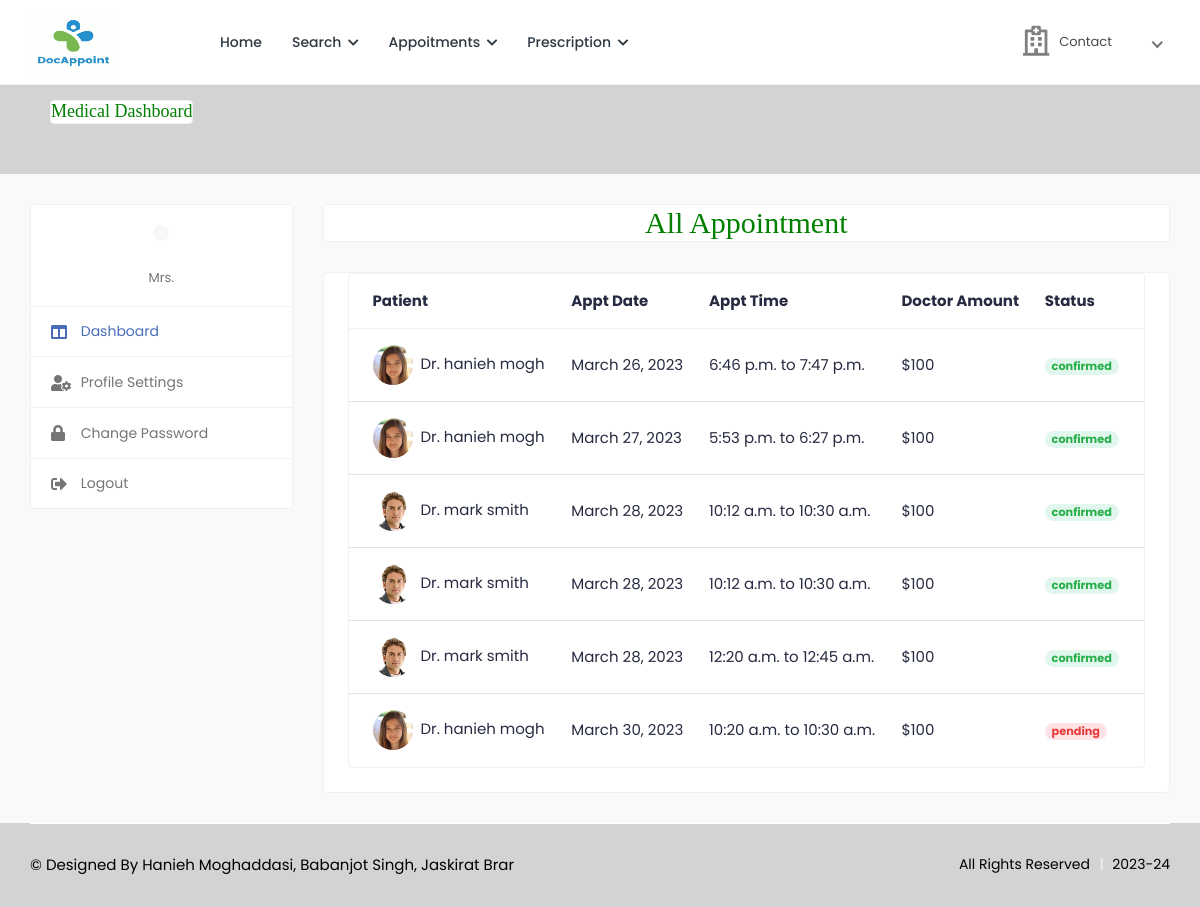
The app's page /patient_invoices_all with its own data.
### health/models.py (models this page shows, shortened)
class Appointment(models.Model):
    doctor=models.ForeignKey(Doctor, on_delete=models.CASCADE, null=True)
    patient=models.ForeignKey(Patient, on_delete=models.CASCADE, null=True)
    medical=models.ForeignKey(Medical, on_delete=models.CASCADE, null=True)
    a_date=models.DateField(null=True)
    status=models.CharField(max_length=100,null=True)
    p_status=models.CharField(max_length=100,null=True)
    from_time = models.TimeField(null=True, blank=True)
    to_time = models.TimeField(null=True, blank=True)

class Patient(models.Model):
    user = models.ForeignKey(User,on_delete=models.CASCADE,null=True)
    blood_group = models.CharField(max_length=10,choices=blood_group,null=True, blank=True)
    health_uid = models.CharField(max_length=16,null=True, blank=True)
    ex_year= models.CharField(max_length=10,null=True, blank=True)
    ex_month= models.CharField(max_length=10,null=True, blank=True)
    cvv = models.CharField(max_length=10,null=True, blank=True)
    mobile_no = models.CharField(max_length=10,null=True, blank=True)
    addr = models.CharField(max_length=100,null=True, blank=True)
    card_status = models.CharField(max_length=100,null=True, blank=True)
    date_of_birth = models.DateField(null=True, blank=True)
    image = models.FileField(null=True, blank=True)

class Doctor(models.Model):
    status = models.CharField(max_length=100,null=True)
    user = models.ForeignKey(User, on_delete=models.CASCADE, null=True)
    mobile_no = models.CharField(max_length=10, null=True, blank=True)
    addr = models.CharField(max_length=100, null=True, blank=True)
    experience = models.CharField(max_length=100, null=True, blank=True)
    specialist = models.CharField(max_length=100, null=True, blank=True)
    service = models.CharField(max_length=100, null=True, blank=True)
    clinic = models.CharField(max_length=100, null=True, blank=True)
    cl_address = models.CharField(max_length=100, null=True, blank=True)
    daystiming = models.CharField(max_length=100, null=True, blank=True)
    timing = models.CharField(max_length=100, null=True, blank=True)
    price = models.CharField(max_length=100, null=True, blank=True)
    date_of_birth = models.DateField(null=True, blank=True)
    gender = models.CharField(max_length=100,choices=gender,null=True, blank=True)
    biography = models.TextField(null=True, blank=True)
    image = models.FileField(null=True, blank=True)

### health/views.py (the view)
# urls.py: path('patient_invoices_all', patient_invoices_all, name="patient_invoices_all"),
def patient_invoices_all(request):
    appointment=Appointment.objects.all()
    print(appointment)
    return render(
        request,
        'medical/patient_invoices_all.html',
        context={'data':appointment}
        )

### health/templates/medical/patient_invoices_all.html (shortened to what this page needs)
{% extends 'medical/sidebar.html' %}
{% block b %}
{% load static %}
<h2 style="font-family:roman;color:green" align="center" class="card">All Appointment</h2>
							<div class="card">
								<div class="card-body pt-0">
									<div class="tab-content pt-0">
										<div id="pat_appointments" class="tab-pane fade show active">
											<div class="card card-table mb-0">
												<div class="card-body">
													<div class="table-responsive">
														<table class="table table-hover table-center mb-0">
															<thead>
																<tr>
																	<th>Patient</th>
																	<th>Appt Date</th>
																	<th>Appt Time</th>
																	<th>Doctor Amount</th>
																	<th>Status</th>
																</tr>
															</thead>
															<tbody>
															{% for i in data %}
																<tr>
																	<td>
																		<h2 class="table-avatar">
																			<a href="#" class="avatar avatar-sm mr-2">
																				{% if i.patient.image%}
																				<img class="avatar-img rounded-circle" src="{{i.patient.image.url}}" alt="User Image">
																				{% endif %}
																			</a>
																			<a href="#">Dr. {{i.patient.user.first_name}} {{i.patient.user.last_name}}</a>
																		</h2>
																	</td>
																	<td>{{i.a_date}} </td>
																	<td>{{i.from_time}} to {{i.to_time}}</td>
																	<td>${{i.doctor.price}}</td>
																	{% if i.status == "pending" %}
																	<td><span class="badge badge-pill bg-danger-light">{{i.status}}</span></td>
																	{% else %}
																	{% if i.status == "confirmed" %}
																	<td><span class="badge badge-pill bg-success-light">{{i.status}}</span></td>
																	{% endif %}
																	{% endif %}
																</tr>
																{% endfor %}
															</tbody>
														</table>
													</div>
												</div>
											</div>
										</div>
									</div>
								</div>
							</div>
{% endblock %}

### records on screen
Appointment: patient.image (picture), patient.user.first_name "hanieh", patient.user.last_name "mogh", a_date "March 26, 2023", from_time "6:46 p.m.", to_time "7:47 p.m.", doctor.price "100", status "confirmed"
Appointment: patient.image (picture), patient.user.first_name "hanieh", patient.user.last_name "mogh", a_date "March 27, 2023", from_time "5:53 p.m.", to_time "6:27 p.m.", doctor.price "100", status "confirmed"
Appointment: patient.image (picture), patient.user.first_name "mark", patient.user.last_name "smith", a_date "March 28, 2023", from_time "10:12 a.m.", to_time "10:30 a.m.", doctor.price "100", status "confirmed"
Appointment: patient.image (picture), patient.user.first_name "mark", patient.user.last_name "smith", a_date "March 28, 2023", from_time "10:12 a.m.", to_time "10:30 a.m.", doctor.price "100", status "confirmed"
Appointment: patient.image (picture), patient.user.first_name "mark", patient.user.last_name "smith", a_date "March 28, 2023", from_time "12:20 a.m.", to_time "12:45 a.m.", doctor.price "100", status "confirmed"
Appointment: patient.image (picture), patient.user.first_name "hanieh", patient.user.last_name "mogh", a_date "March 30, 2023", from_time "10:20 a.m.", to_time "10:30 a.m.", doctor.price "100", status "pending"
